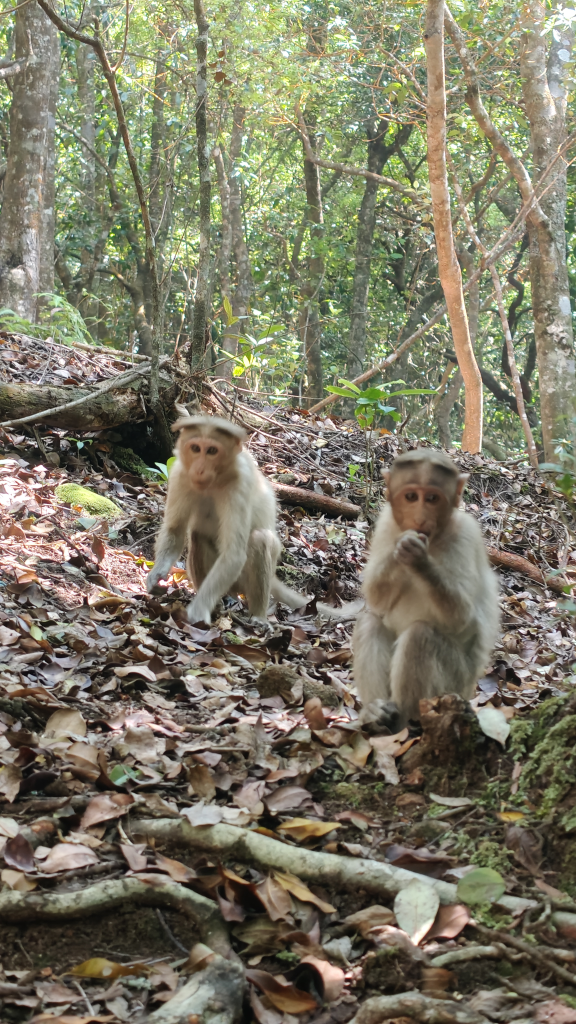
#> input picture assets/targets/IMG_1607.JPG, 2304 x 4096 px (shown at 1/4 size)
$ python enhance-target.py ../../assets/targets/IMG_1607.JPG out.png
#> lines starting #> are read from the running program, lines starting #| are printed output that depends on the picture
#!/usr/bin/env python3
"""
Enhance target images for better AR tracking:

1. Histogram equalization (cv2.equalizeHist) to maximize pixel variance
2. Unsharp masking with kernel [[-1,-1,-1],[-1,9,-1],[-1,-1,-1]] to enhance edges
3. Resize to minimum 800x800 with cubic interpolation
4. Recompile .mind file

Usage:
  python enhance-target.py input.jpg output.jpg
  python enhance-target.py input.jpg output.jpg --mind output.mind
"""

import argparse
import cv2
import numpy as np
import os
import sys


def enhance_target_image(input_path: str, output_path: str) -> None:
    """Apply histogram equalization + unsharp masking to a target image."""
#> called with input_path = '../../assets/targets/IMG_1607.JPG', output_path = 'out.png'
    img = cv2.imread(input_path)
#> img is the input picture: shape (4096, 2304, 3); mean B, G, R 101.3, 120.3, 123.5
    if img is None:
        print(f"Error: Could not read {input_path}", file=sys.stderr)
        sys.exit(1)

    # Convert to grayscale for processing
    gray = cv2.cvtColor(img, cv2.COLOR_BGR2GRAY)
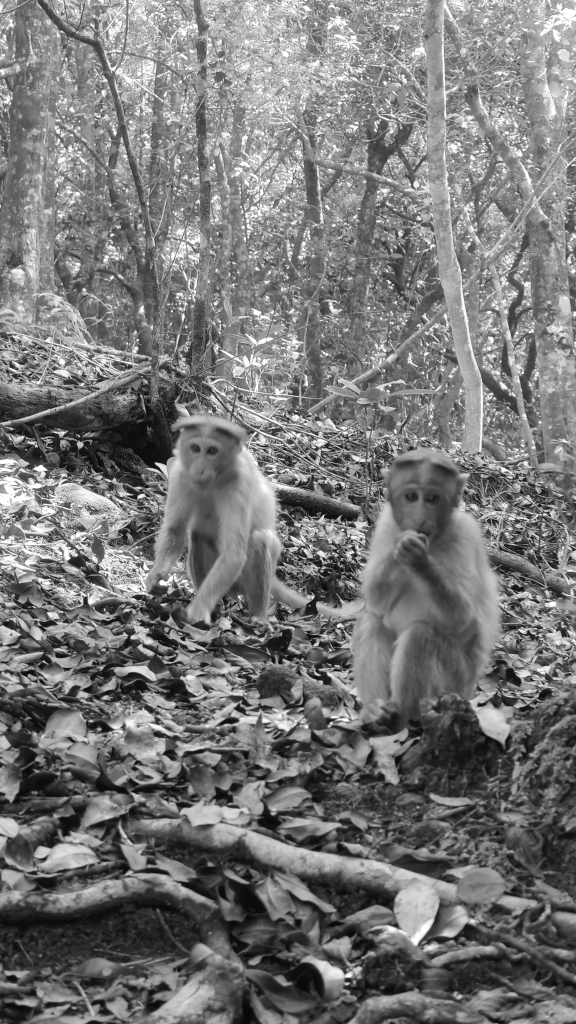
#> gray: shape (4096, 2304) (shown at 1/4 size); min 0, max 255, mean 119.1

    # 1. Histogram equalization to maximize pixel variance
    equalized = cv2.equalizeHist(gray)
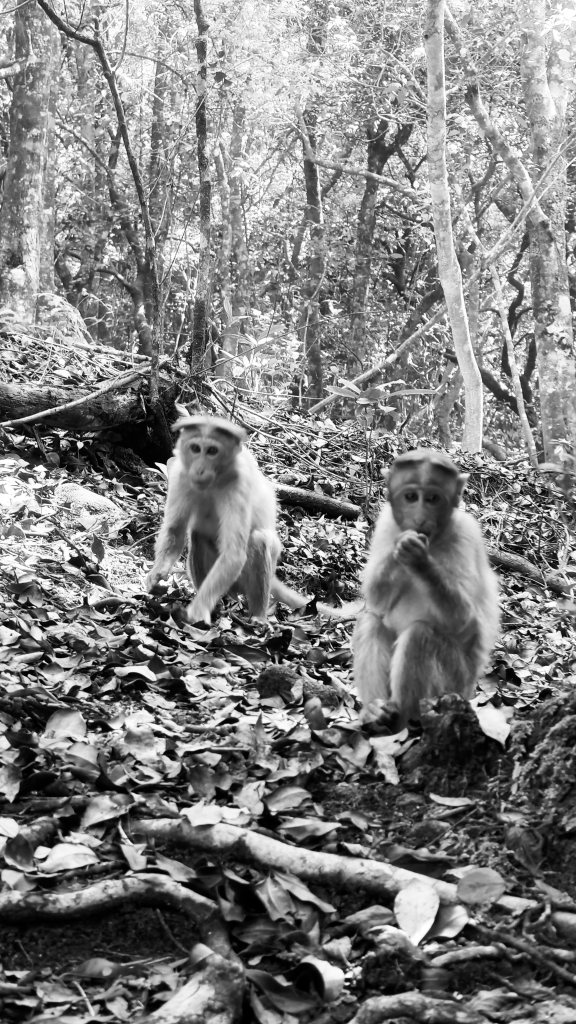
#> equalized: shape (4096, 2304) (shown at 1/4 size); min 0, max 255, mean 128.1

    # 2. Unsharp masking: enhance edges via high-boost filter
    # Kernel: [[-1,-1,-1],[-1,9,-1],[-1,-1,-1]] - sharpens, increases gradient magnitude
    kernel = np.array([[-1, -1, -1],
                       [-1,  9, -1],
                       [-1, -1, -1]], dtype=np.float32)
    sharpened = cv2.filter2D(equalized, -1, kernel)
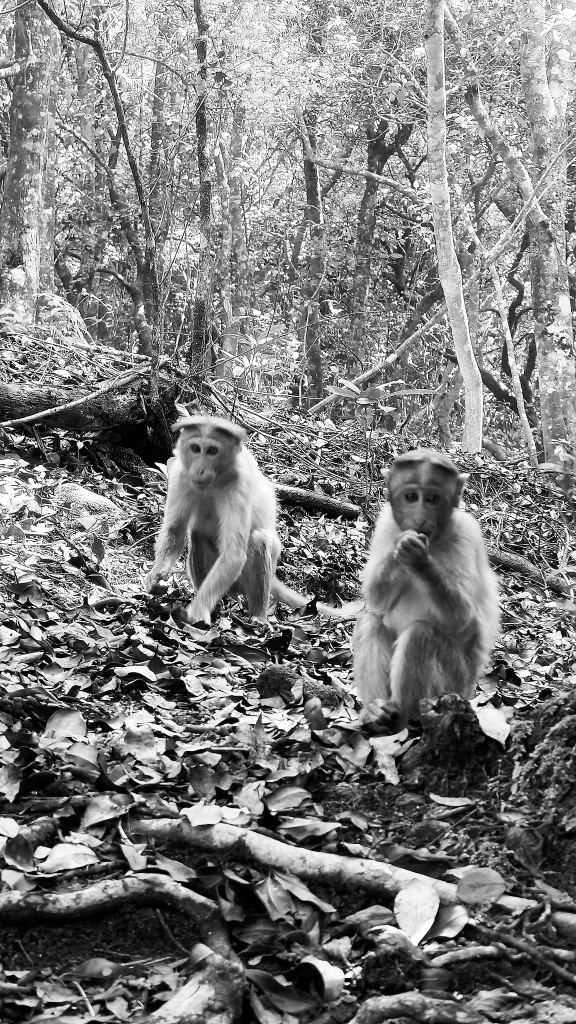
#> sharpened: shape (4096, 2304) (shown at 1/4 size); min 0, max 255, mean 125.4

    # 3. Resize to minimum 800x800 with cubic interpolation
    h, w = sharpened.shape[:2]
#> h = 4096; w = 2304
    scale = max(w, h, 800) / max(w, h)
#> scale = 1
    new_w = int(w * scale)
#> new_w = 2304
    new_h = int(h * scale)
#> new_h = 4096
    resized = cv2.resize(sharpened, (new_w, new_h), interpolation=cv2.INTER_CUBIC)

    cv2.imwrite(output_path, resized)
    print(f"Enhanced image saved to {output_path} ({new_w}x{new_h})")
#| Enhanced image saved to out.png (2304x4096)


def recompile_mind(target_dir: str, mind_output: str) -> None:
    """Recompile .mind file from enhanced target images."""
    cmd = f"npx mind-ar-compiler -i {target_dir} -o {mind_output}"
    print(f"Compiling: {cmd}")
    os.system(cmd)


def main():
    parser = argparse.ArgumentParser(description="Enhance AR target images for better tracking")
    parser.add_argument("input", help="Input image path")
    parser.add_argument("output", help="Output image path")
    parser.add_argument("--mind", help="Output .mind file path")
    parser.add_argument("--target-dir", help="Directory of target images for compilation")
    args = parser.parse_args()

    enhance_target_image(args.input, args.output)

    if args.mind and args.target_dir:
        recompile_mind(args.target_dir, args.mind)


if __name__ == "__main__":
    main()
